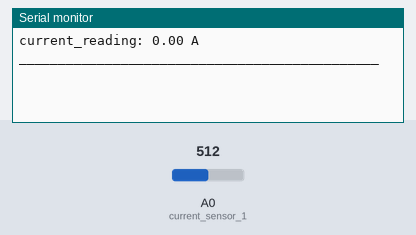
Recording of a sketch running on a simulated Arduino Uno, built with avr-gcc and run on an emulated ATmega328P. On the bench: the last lines printed to the serial monitor. Inputs (shaded band) come from the test bench; at power-on: A0 (current_sensor_1) = 512.

Above: at 1.2 s.
1.3 s: A0 (current_sensor_1) set to 716
At 2.6 s:
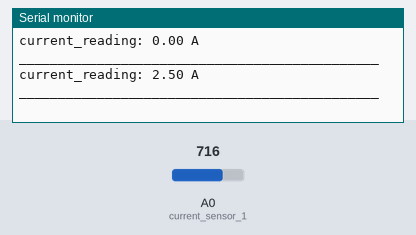
2.8 s: A0 (current_sensor_1) set to 900
At 3.8 s:
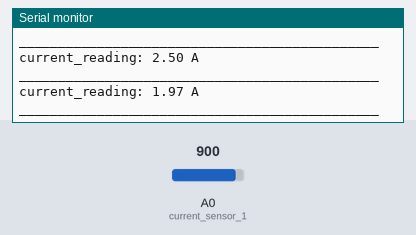
Timing chart, 0 to 5.8 s (numbered marks = the images above; inputs shaded):
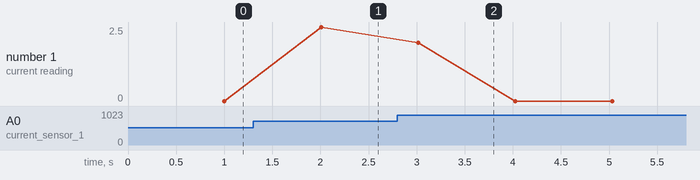

Measured:
- after the input at 1.3 s, the serial monitor: prints a new line after 0.71 s (image 1)
- after the input at 2.8 s, the serial monitor: prints a new line after 0.22 s (image 2)
- plotted number 1: 0 → 2.5 after the input at 1.3 s

The sketch:

ACS712_code_arduino_uno.ino
```cpp
/*

1. Connect the output pin of sensor with A0 pin of Arduino Uno
2. Provide 5V power supply.

*/


const int current_sensor_1 = A0;


void setup() {
  Serial.begin(9600);
  pinMode(current_sensor_1, INPUT);

}

void loop() {

  current_read(current_sensor_1);
  Serial.println("______________________________________________");

}


void current_read(int sensor_pin) {
  double current_reading = 0.00;
  float result = 0.0;
  float meanResult = 0.0;
  double VRMS = 0;


  int readValue = 0;
  int maxValue = 0;
  int minValue = 1024;

  for (int i = 0; i < 1; i++) { //taking single time for elimininting initial beep
    uint32_t start_time = millis();
    //sample for 1 Sec
    while ((millis() - start_time) < 1000) {
      readValue = analogRead(sensor_pin);
      if (readValue > maxValue) {
        maxValue = readValue;
      }
      if (readValue < minValue) {
        minValue = readValue;
      }
    }

    result = ((maxValue - minValue) * 5.0) / 1024.0; //Peak to Peak

    meanResult += result;

  }

  result = meanResult / 1;


  VRMS = (result / 2.0) * 0.707;
  current_reading = ((VRMS * 1000) / 66) - 2.84   ; //Ratiometric value for 30A Model

  if (current_reading <= 0) {
    current_reading = 0;
  }


  Serial.print("current_reading: ");
  Serial.print(current_reading);
  Serial.println(" A");


}
```
